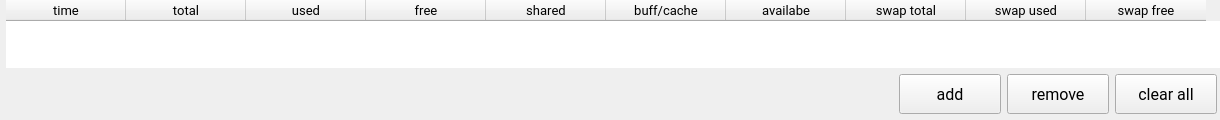
      <widget class="QWidget" name="pgMemory">
       <layout class="QVBoxLayout" name="verticalLayout_3">
        <property name="leftMargin">
         <number>6</number>
        </property>
        <property name="topMargin">
         <number>0</number>
        </property>
        <property name="rightMargin">
         <number>0</number>
        </property>
        <property name="bottomMargin">
         <number>6</number>
        </property>
        <item>
         <widget class="QTableWidget" name="tablewMemoryOverview">
          <property name="font">
           <font>
            <family>Roboto</family>
            <pointsize>10</pointsize>
            <kerning>false</kerning>
           </font>
          </property>
          <property name="frameShape">
           <enum>QFrame::NoFrame</enum>
          </property>
          <property name="frameShadow">
           <enum>QFrame::Raised</enum>
          </property>
          <property name="sizeAdjustPolicy">
           <enum>QAbstractScrollArea::AdjustToContents</enum>
          </property>
          <property name="editTriggers">
           <set>QAbstractItemView::NoEditTriggers</set>
          </property>
          <property name="alternatingRowColors">
           <bool>true</bool>
          </property>
          <property name="textElideMode">
           <enum>Qt::ElideMiddle</enum>
          </property>
          <property name="sortingEnabled">
           <bool>true</bool>
          </property>
          <attribute name="horizontalHeaderVisible">
           <bool>true</bool>
          </attribute>
          <attribute name="horizontalHeaderCascadingSectionResizes">
           <bool>true</bool>
          </attribute>
          <attribute name="horizontalHeaderMinimumSectionSize">
           <number>50</number>
          </attribute>
          <attribute name="horizontalHeaderDefaultSectionSize">
           <number>120</number>
          </attribute>
          <attribute name="horizontalHeaderHighlightSections">
           <bool>true</bool>
          </attribute>
          <attribute name="horizontalHeaderShowSortIndicator" stdset="0">
           <bool>true</bool>
          </attribute>
          <column>
           <property name="text">
            <string>time</string>
           </property>
           <property name="font">
            <font>
             <family>Roboto</family>
             <pointsize>10</pointsize>
             <weight>50</weight>
             <bold>false</bold>
            </font>
           </property>
           <property name="textAlignment">
            <set>AlignHCenter|AlignTop</set>
           </property>
           <property name="background">
            <color>
             <red>85</red>
             <green>170</green>
             <blue>255</blue>
            </color>
           </property>
          </column>
          <column>
           <property name="text">
            <string>total</string>
           </property>
           <property name="font">
            <font>
             <family>Roboto</family>
             <pointsize>10</pointsize>
             <weight>50</weight>
             <bold>false</bold>
            </font>
           </property>
           <property name="textAlignment">
            <set>AlignCenter</set>
           </property>
           <property name="background">
            <color>
             <red>85</red>
             <green>170</green>
             <blue>255</blue>
            </color>
           </property>
           <property name="foreground">
            <brush brushstyle="NoBrush">
             <color alpha="255">
              <red>0</red>
              <green>0</green>
              <blue>0</blue>
             </color>
            </brush>
           </property>
          </column>
          <column>
           <property name="text">
            <string>used</string>
           </property>
           <property name="font">
            <font>
             <family>Roboto</family>
             <pointsize>10</pointsize>
             <weight>50</weight>
             <bold>false</bold>
            </font>
           </property>
           <property name="background">
            <color>
             <red>85</red>
             <green>170</green>
             <blue>255</blue>
            </color>
           </property>
          </column>
          <column>
           <property name="text">
            <string>free</string>
           </property>
           <property name="font">
            <font>
             <family>Roboto</family>
             <pointsize>10</pointsize>
             <weight>50</weight>
             <bold>false</bold>
            </font>
           </property>
           <property name="background">
            <color>
             <red>85</red>
             <green>170</green>
             <blue>255</blue>
            </color>
           </property>
          </column>
          <column>
           <property name="text">
            <string>shared</string>
           </property>
           <property name="font">
            <font>
             <family>Roboto</family>
             <pointsize>10</pointsize>
             <weight>50</weight>
             <bold>false</bold>
            </font>
           </property>
           <property name="background">
            <color>
             <red>85</red>
             <green>170</green>
             <blue>255</blue>
            </color>
           </property>
          </column>
          <column>
           <property name="text">
            <string>buff/cache</string>
           </property>
           <property name="font">
            <font>
             <family>Roboto</family>
             <pointsize>10</pointsize>
             <weight>50</weight>
             <bold>false</bold>
            </font>
           </property>
           <property name="background">
            <color>
             <red>85</red>
             <green>170</green>
             <blue>255</blue>
            </color>
           </property>
          </column>
          <column>
           <property name="text">
            <string>availabe</string>
           </property>
           <property name="font">
            <font>
             <family>Roboto</family>
             <pointsize>10</pointsize>
             <weight>50</weight>
             <bold>false</bold>
            </font>
           </property>
           <property name="background">
            <color>
             <red>85</red>
             <green>170</green>
             <blue>255</blue>
            </color>
           </property>
          </column>
          <column>
           <property name="text">
            <string>swap total</string>
           </property>
           <property name="font">
            <font>
             <family>Roboto</family>
             <pointsize>10</pointsize>
             <weight>50</weight>
             <bold>false</bold>
            </font>
           </property>
           <property name="background">
            <color>
             <red>85</red>
             <green>170</green>
             <blue>255</blue>
            </color>
           </property>
          </column>
          <column>
           <property name="text">
            <string>swap used</string>
           </property>
           <property name="font">
            <font>
             <family>Roboto</family>
             <pointsize>10</pointsize>
             <weight>50</weight>
             <bold>false</bold>
            </font>
           </property>
           <property name="background">
            <color>
             <red>85</red>
             <green>170</green>
             <blue>255</blue>
            </color>
           </property>
          </column>
          <column>
           <property name="text">
            <string>swap free</string>
           </property>
           <property name="font">
            <font>
             <family>Roboto</family>
             <pointsize>10</pointsize>
             <weight>50</weight>
             <bold>false</bold>
            </font>
           </property>
           <property name="background">
            <color>
             <red>85</red>
             <green>170</green>
             <blue>255</blue>
            </color>
           </property>
          </column>
         </widget>
        </item>
        <item>
         <layout class="QHBoxLayout" name="horizontalLayout_7">
          <item>
           <spacer name="horizontalSpacer_2">
            <property name="orientation">
             <enum>Qt::Horizontal</enum>
            </property>
            <property name="sizeHint" stdset="0">
             <size>
              <width>40</width>
              <height>20</height>
             </size>
            </property>
           </spacer>
          </item>
          <item>
           <widget class="QPushButton" name="btnAddRecordToMemoryTable">
            <property name="minimumSize">
             <size>
              <width>102</width>
              <height>40</height>
             </size>
            </property>
            <property name="maximumSize">
             <size>
              <width>102</width>
              <height>40</height>
             </size>
            </property>
            <property name="font">
             <font>
              <family>Roboto</family>
              <pointsize>12</pointsize>
             </font>
            </property>
            <property name="text">
             <string>add</string>
            </property>
            <property name="icon">
             <iconset resource="resources.qrc">
              <normaloff>:/test/pictures/plus-circle.svg</normaloff>:/test/pictures/plus-circle.svg</iconset>
            </property>
            <property name="iconSize">
             <size>
              <width>20</width>
              <height>20</height>
             </size>
            </property>
           </widget>
          </item>
          <item>
           <widget class="QPushButton" name="btnDelRecordFromMemoryTable">
            <property name="minimumSize">
             <size>
              <width>102</width>
              <height>40</height>
             </size>
            </property>
            <property name="maximumSize">
             <size>
              <width>102</width>
              <height>40</height>
             </size>
            </property>
            <property name="font">
             <font>
              <family>Roboto</family>
              <pointsize>12</pointsize>
             </font>
            </property>
            <property name="text">
             <string>remove</string>
            </property>
            <property name="icon">
             <iconset resource="resources.qrc">
              <normaloff>:/test/pictures/minus-circle.svg</normaloff>:/test/pictures/minus-circle.svg</iconset>
            </property>
            <property name="iconSize">
             <size>
              <width>20</width>
              <height>20</height>
             </size>
            </property>
           </widget>
          </item>
          <item>
           <widget class="QPushButton" name="btnClearMemoryTable">
            <property name="minimumSize">
             <size>
              <width>102</width>
              <height>40</height>
             </size>
            </property>
            <property name="maximumSize">
             <size>
              <width>102</width>
              <height>40</height>
             </size>
            </property>
            <property name="font">
             <font>
              <family>Roboto</family>
              <pointsize>12</pointsize>
             </font>
            </property>
            <property name="text">
             <string>clear all</string>
            </property>
            <property name="icon">
             <iconset resource="resources.qrc">
              <normaloff>:/test/pictures/trash-2.svg</normaloff>:/test/pictures/trash-2.svg</iconset>
            </property>
            <property name="iconSize">
             <size>
              <width>20</width>
              <height>20</height>
             </size>
            </property>
           </widget>
          </item>
          <item>
           <spacer name="horizontalSpacer_9">
            <property name="orientation">
             <enum>Qt::Horizontal</enum>
            </property>
            <property name="sizeType">
             <enum>QSizePolicy::Fixed</enum>
            </property>
            <property name="sizeHint" stdset="0">
             <size>
              <width>3</width>
              <height>20</height>
             </size>
            </property>
           </spacer>
          </item>
         </layout>
        </item>
       </layout>
      </widget>
